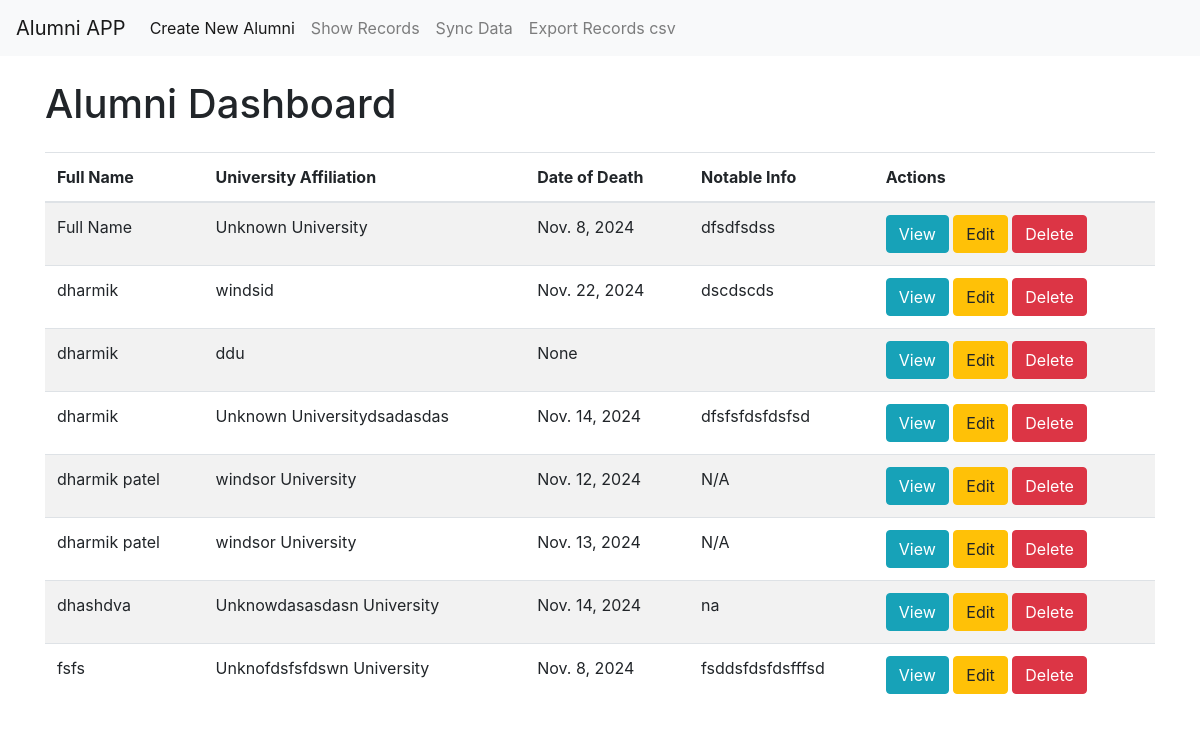
Page /list on the committed database.
### myapp/models.py (models this page shows, shortened)
class Alumni(models.Model):
    full_name = models.CharField(max_length=255,default="Full Name")
    university_affiliation = models.TextField(default="Unknown University")  # Added default value
    date_of_death = models.DateField(null=True, blank=True)
    obituary_url = models.URLField(max_length=500, null=True, blank=True)
    family_info = models.TextField(null=True, blank=True)
    funeral_details = models.TextField(null=True, blank=True)
    notable_info = models.TextField(null=True, blank=True)
    created_at = models.DateTimeField(default=timezone.now)

### myapp/views.py (the view)
# urls.py: path('list', views.alumni_list, name='alumni_list'),
def alumni_list(request):
    alumni = Alumni.objects.all()
    query = request.GET.get('search')
    if query:
        alumni = alumni.filter(
            Q(full_name__icontains=query) |
            Q(university_affiliation__icontains=query)
        )
    sort_by = request.GET.get('sort', 'full_name')
    alumni = alumni.order_by(sort_by)
    return render(request, 'myapp/alumni_list.html', {'alumni': alumni})

### templates/myapp/alumni_list.html (shortened to what this page needs)
{% extends 'layout.html' %}
{% block content %}
<div class="container">
    <h1 class="my-4">Alumni Dashboard</h1>
    <table class="table table-striped">
        <thead>
            <tr>
                <th>Full Name</th>
                <th>University Affiliation</th>
                <th>Date of Death</th>
                <th>Notable Info</th>
                <th>Actions</th>
            </tr>
        </thead>
        <tbody>
            {% for alum in alumni %}
            <tr>
                <td>{{ alum.full_name }}</td>
                <td>{{ alum.university_affiliation }}</td>
                <td>{{ alum.date_of_death }}</td>
                <td>{{ alum.notable_info }}</td>
                <td>
                    <a href="{% url 'alumni_detail' alum.pk %}" class="btn btn-info">View</a>
                    <a href="{% url 'alumni_update' alum.pk %}" class="btn btn-warning">Edit</a>
                    <a href="{% url 'alumni_delete' alum.pk %}" class="btn btn-danger">Delete</a>
                </td>
            </tr>
            {% endfor %}
        </tbody>
    </table>
</div>
{% endblock %}

### rows in the picture
Alumni: full_name "Full Name", university_affiliation "Unknown University", date_of_death "Nov. 8, 2024", notable_info "dfsdfsdss"
Alumni: full_name "dharmik", university_affiliation "windsid", date_of_death "Nov. 22, 2024", notable_info "dscdscds"
Alumni: full_name "dharmik", university_affiliation "ddu", date_of_death "None"
Alumni: full_name "dharmik", university_affiliation "Unknown Universitydsadasdas", date_of_death "Nov. 14, 2024", notable_info "dfsfsfdsfdsfsd"
Alumni: full_name "dharmik patel", university_affiliation "windsor University", date_of_death "Nov. 12, 2024", notable_info "N/A"
Alumni: full_name "dharmik patel", university_affiliation "windsor University", date_of_death "Nov. 13, 2024", notable_info "N/A"
Alumni: full_name "dhashdva", university_affiliation "Unknowdasasdasn University", date_of_death "Nov. 14, 2024", notable_info "na"
Alumni: full_name "fsfs", university_affiliation "Unknofdsfsfdswn University", date_of_death "Nov. 8, 2024", notable_info "fsddsfdsfdsfffsd"
